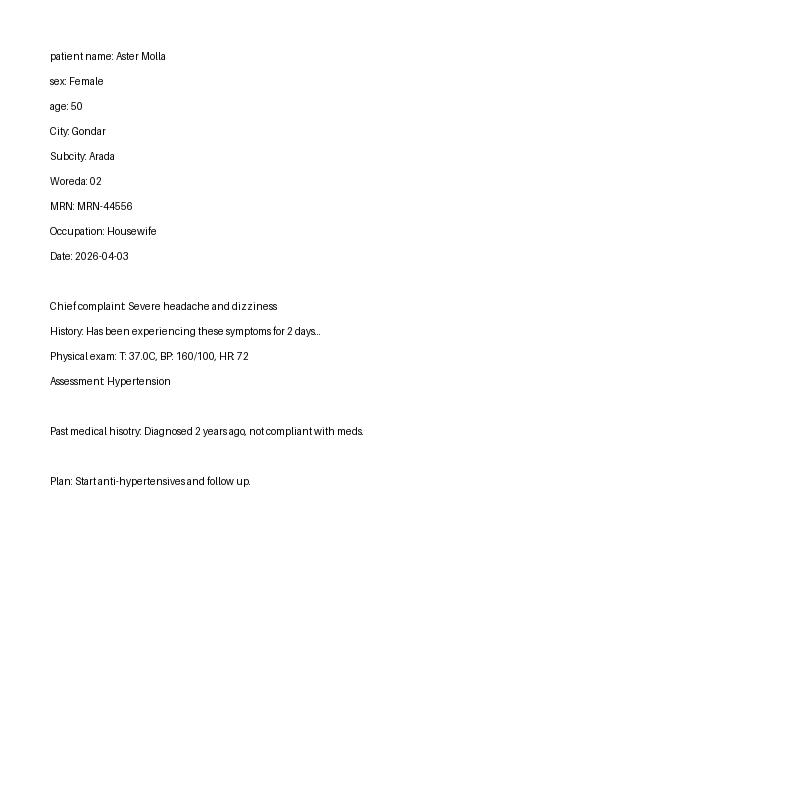
#> input picture test_data/outbreak_test.jpg, 800 x 800 px
$ python -i preprocessor.py   (imports and definitions only)
#> lines starting #> are read from the running program, lines starting #| are printed output that depends on the picture
#> further down, picture is the input picture: shape (800, 800, 3); min 0, max 255, mean 253.1
import cv2
import numpy as np

class Preprocessor:
    @staticmethod
    def enhance(image: np.ndarray) -> np.ndarray:
        gray = cv2.cvtColor(image, cv2.COLOR_BGR2GRAY)
        denoised = cv2.fastNlMeansDenoising(gray, None, 10, 7, 21)
        clahe = cv2.createCLAHE(clipLimit=3.0, tileGridSize=(8,8))
        enhanced = clahe.apply(denoised)
        kernel = np.array([[-1,-1,-1], [-1,9,-1], [-1,-1,-1]])
        sharpened = cv2.filter2D(enhanced, -1, kernel)
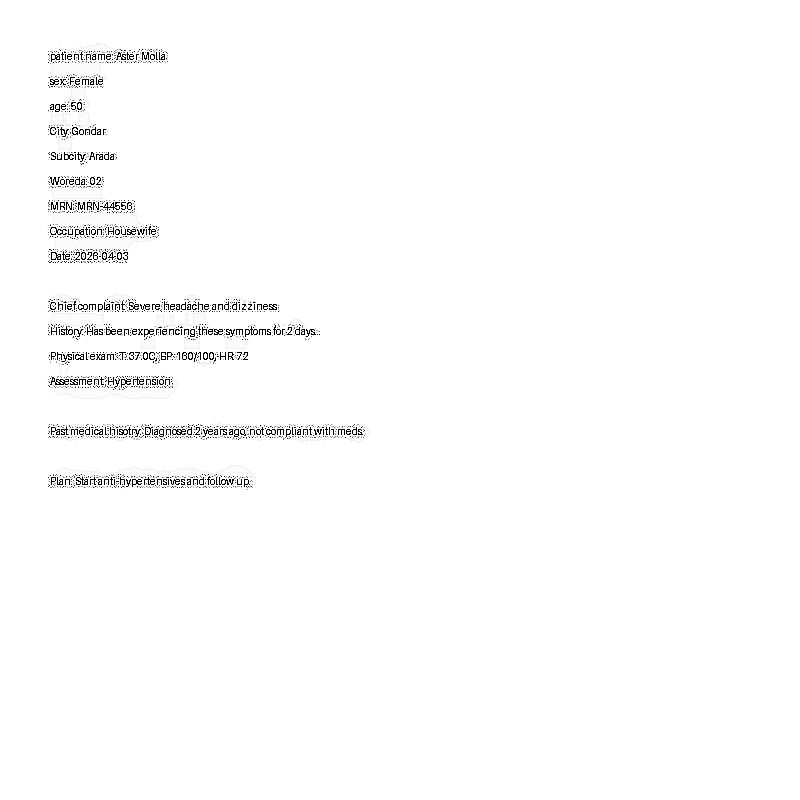
#> sharpened: shape (800, 800); min 0, max 255, mean 252.1
        return cv2.cvtColor(sharpened, cv2.COLOR_GRAY2BGR)

>>> import cv2
>>> picture = cv2.imread('../test_data/outbreak_test.jpg')
>>> result = Preprocessor().enhance(picture)
